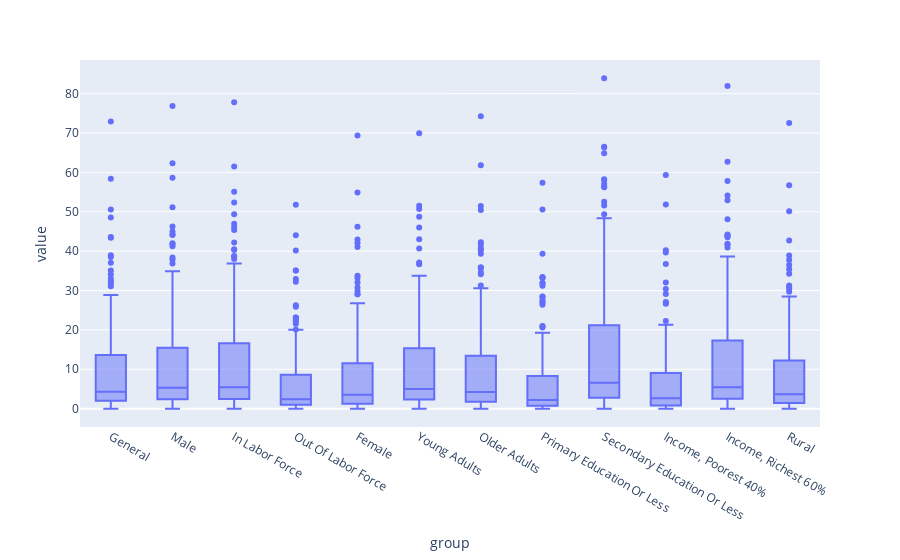

The notebook cell this image was saved under:
### Markdown cell above
<div style='background-color:navy; color:white; padding:20px'>
 By groups:
    <li>The group <b>secondary education or less</b> has highest percentage of Mobile Money Account basing on mean value 14.40%, and max value 83.89%. </li>
    <li>The group out of labor force has lowest percentage of Mobile Money Account.</li>
 <li>The same pattern can be observed for all groups: Orange line (for mean value) is closer to green line(min values).The below plotbox graph will clarify further this point.
    </div>

### Code cell
import plotly.express as px
fig=px.box(mob_cl1,x='group',y='value')
fig.show()

### Figure 1 — Plotly figure (JSON) as saved in the notebook; plotly's stock layout.template omitted (floating-point values rounded to 4 significant figures; data arrays with more than 128 entries replaced by an {"elided": "..."} marker saying what was removed)
{"data": [{"alignmentgroup": "True", "hovertemplate": "group=%{x}<br>value=%{y}<extra></extra>", "legendgroup": "", "marker": {"color": "#636efa"}, "name": "", "notched": false, "offsetgroup": "", "orientation": "v", "showlegend": false, "type": "box", "x": {"elided": "2064 str values"}, "x0": " ", "xaxis": "x", "y": {"elided": "2064 float values"}, "y0": " ", "yaxis": "y"}], "layout": {"boxmode": "group", "legend": {"tracegroupgap": 0}, "margin": {"t": 60}, "xaxis": {"anchor": "y", "domain": [0, 1], "title": {"text": "group"}}, "yaxis": {"anchor": "x", "domain": [0, 1], "title": {"text": "value"}}}}
